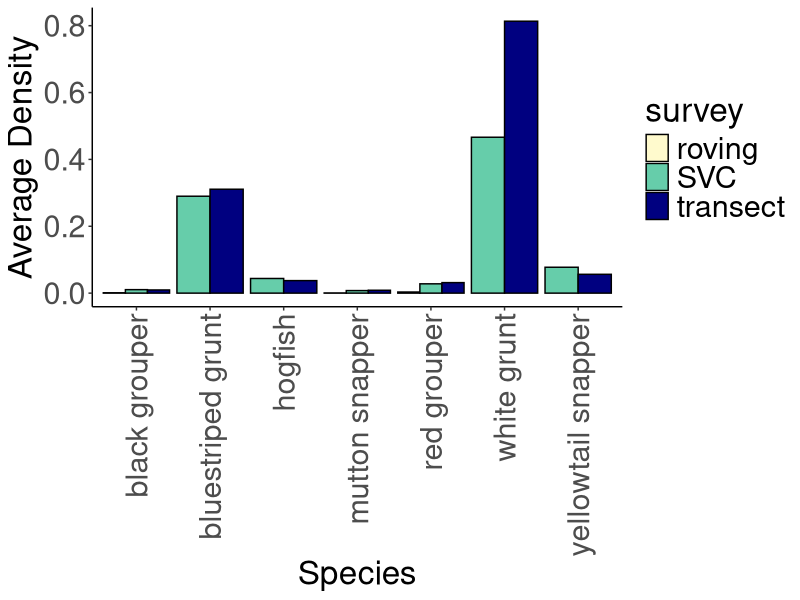

Write the R code that produced this figure. (Note: this script raises an error after producing the figure.)
########## SURVEY COMPARISON PROJECT DENSITY COMPARISON ##########
########## 
##########
# This file creates a dataframe outlining the density of all species in 
# each session between SVC, transect, and roving surveys. The dataframe created 
# is used to compare average densities of each species between surveys using an 
# ANOVA. An additional dataframe is created outlining the density of 8 RVC focal 
# species across each session in each survey type, and these are also compared 
# using an ANOVA. A barplot of the average recorded density for each of the 8 
# focal species in each survey type is also created. 
##########
##########
# AUTHOR: Iris M. George
# DATE OF CREATION: 2021-06-29
##########
##########


# Set-Up =======================================================================

# packages
library(plyr)
library(tidyverse)
library(ggplot2)
library(here)

# data
SVC_data <- read_csv(here("./clean_data/SVC_data.csv"))
prey_fish <- read_csv(here("./clean_data/prey_fish_data.csv"))
prey_meta <- read_csv(here("./clean_data/prey_metadata.csv"))
pred_fish <- read_csv(here("./clean_data/pred_fish_data.csv"))
pred_meta <- read_csv(here("./clean_data/pred_metadata.csv"))


# Obtain Average Densities =====================================================

# The following compiles average density values for each species between survey 
# types 

# select transect species and session columns
prey_species <- prey_fish[,c(1,3)]

# select roving species and session columns
pred_species <- pred_fish[,c(1,3)]

# aggregate transect species by session
prey_species <- prey_species %>% group_by(session, species) %>% tally()

# aggregate roving species by session
pred_species <- pred_species %>% group_by(session, species) %>% tally()

# rename abundance columns
prey_species <- prey_species %>% rename(prey_abundance = n)
pred_species <- pred_species %>% rename(pred_abundance = n)

# select transect session and area columns
prey_area <- prey_meta[,c(1,15)]

# select roving session and area columns
pred_area <- pred_meta[,c(1,21)]

# aggregate transect area by session
prey_area <- aggregate(.~session, prey_area, sum)

# aggregate roving area by session
pred_area <- aggregate(.~session, pred_area, sum)

# join transect area to fish data
prey_density <- join(prey_species, prey_area, by = NULL, type = "full", 
                     match = "all")

# join roving area to fish data
pred_density <- join(pred_species, pred_area, by = NULL, type = "full", 
                     match = "all")

# select SVC session, species, and abundance columns
SVC_density <- SVC_data[,c(1,12,37,38)]

# transect density calculation
prey_density$prey_density <- 
  (prey_density$prey_abundance)/(prey_density$prey_tran_area)

# roving density calculation
pred_density$pred_density <- 
  (pred_density$pred_abundance)/(pred_density$pred_trans_area)

# SVC density calculation 
SVC_density$SVC_density <- 
  (SVC_density$SVC_abundance)/(SVC_density$SVC_cylinder_area)

# add survey column
prey_density$survey <- "transect"
pred_density$survey <- "roving"
SVC_density$survey <- "SVC"

# select session, survey, species, and density columns
prey_density <- prey_density[,c(1,6,2,5)]
pred_density <- pred_density[,c(1,6,2,5)]
SVC_density <- SVC_density[,c(1,6,3,5)]

# rename density columns
prey_density <- rename(prey_density, density = prey_density)
pred_density <- rename(pred_density, density = pred_density)
SVC_density <- rename(SVC_density, density = SVC_density)

# bind dataframes
survey_density <- bind_rows(SVC_density, prey_density, pred_density)

# remove NA values
SVCprey_density <- na.omit(survey_density)


# ANOVA Across Species =========================================================

# The following performs an ANOVA across all SVC focal species to determine
# differences in their average densities between survey types.

# ANOVA
survey_density_anova <- aov(density~survey, survey_density)

# Tukey Test 
TukeyHSD(survey_density_anova)


# ANOVA Across Focal Species ===================================================

# The following performs an ANOVA across all SVC focal species to determine
# differences in their average densities between survey types. 

# filter for SVC focal species
focal_density <- filter(survey_density, species == "white grunt"|
                     species == "bluestriped grunt"|species == "hogfish"|
                     species == "mutton snapper"|species == "yellowtail snapper"|
                     species == "yellowtail snapper"|species == "red grouper"|
                     species == "black grouper")

# ANOVA
focal_density_anova <- aov(density~survey, focal_density)

# Tukey Test 
TukeyHSD(focal_density_anova)


# Density Barplot ==============================================================

# The following creates a barplot of the average density of each SVC focal 
# species between SVC, transect, and roving surveys.

# remove session column
focal_density_bar <- focal_density[,2:4]

# aggregate by species 
focal_density_bar <- aggregate(.~species+survey, focal_density_bar, mean)

# sort by species
focal_density_bar <- focal_density_bar[order(focal_density_bar$species),]

# barplot
focal_density_barplot <- ggplot(focal_density_bar, aes(x = species, 
                         y = density, fill = survey)) +
  geom_bar(position = "dodge", stat = "identity", color = "black") +
  theme_classic() +
  xlab("Species") + 
  ylab("Average Density") +
  scale_fill_manual(values = c("lemonchiffon1", "aquamarine3", "navyblue")) +
  theme(axis.title = element_text(size = 24)) +
  theme(axis.text = element_text(size = 22)) +
  theme(axis.text.x = element_text(angle = 90, vjust = 0.5, hjust=1)) +
  theme(legend.text = element_text(size = 22)) +
  theme(legend.title = element_text(size = 24)) 
ggsave(here("./visuals/SVCprey_density_bar.png"), SVCprey_density_barplot)